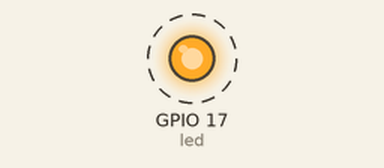
Recording of a program running on a simulated Raspberry Pi (BCM pin numbers). Parts: output pins drawn as LEDs (lit = HIGH). Dashed ring = blinking. Files the program writes start out absent; what the program prints to the terminal is not drawn.

Above: at 0.5 s.
Timing chart, 0 to 4.6 s (numbered marks = the images above):
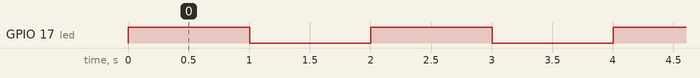

The program:

helloworld.py
```python
import numpy as np
from gpiozero import LED

from time import sleep

if __name__=="__main__":
  print("Creating files")
  with open("Test.txt", 'w') as f:
    with open("Test2.txt", 'w') as f2:
      f.write("Hello There!")
      f2.write("General Kenobi!")

  print("Configuring pins")
  led = LED(17)

  print("Starting loop")
  try:
    while True:
      print("Turning led on")
      led.on()
      sleep(1)
      print("Turning led off")
      led.off()
      sleep(1)
  except KeyboardInterrupt as e:
    print("Exiting")
```

Measured:
- by itself, GPIO 17 (led): alternates HIGH for 1.0 s and LOW for 1.0 s
